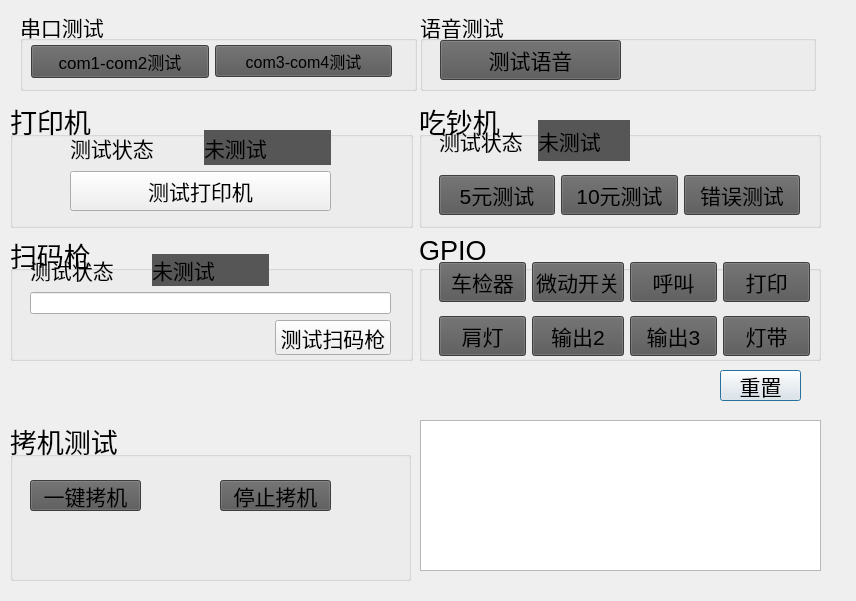
<?xml version="1.0" encoding="UTF-8"?>
<ui version="4.0">
 <class>Dialog</class>
 <widget class="QDialog" name="Dialog">
  <property name="enabled">
   <bool>true</bool>
  </property>
  <property name="geometry">
   <rect>
    <x>0</x>
    <y>0</y>
    <width>856</width>
    <height>601</height>
   </rect>
  </property>
  <property name="windowTitle">
   <string>测试</string>
  </property>
  <widget class="QListView" name="logListView">
   <property name="geometry">
    <rect>
     <x>420</x>
     <y>420</y>
     <width>401</width>
     <height>151</height>
    </rect>
   </property>
   <property name="font">
    <font>
     <pointsize>9</pointsize>
    </font>
   </property>
  </widget>
  <widget class="QPushButton" name="RstBtn">
   <property name="geometry">
    <rect>
     <x>720</x>
     <y>370</y>
     <width>81</width>
     <height>31</height>
    </rect>
   </property>
   <property name="font">
    <font>
     <pointsize>16</pointsize>
    </font>
   </property>
   <property name="text">
    <string>重置</string>
   </property>
  </widget>
  <widget class="QWidget" name="layoutWidget">
   <property name="geometry">
    <rect>
     <x>0</x>
     <y>0</y>
     <width>2</width>
     <height>2</height>
    </rect>
   </property>
   <layout class="QVBoxLayout" name="verticalLayout"/>
  </widget>
  <widget class="QWidget" name="layoutWidget">
   <property name="geometry">
    <rect>
     <x>0</x>
     <y>0</y>
     <width>2</width>
     <height>2</height>
    </rect>
   </property>
   <layout class="QVBoxLayout" name="verticalLayout_2"/>
  </widget>
  <widget class="QGroupBox" name="groupBox_5">
   <property name="geometry">
    <rect>
     <x>20</x>
     <y>10</y>
     <width>397</width>
     <height>81</height>
    </rect>
   </property>
   <property name="font">
    <font>
     <pointsize>16</pointsize>
    </font>
   </property>
   <property name="title">
    <string>串口测试</string>
   </property>
   <widget class="QWidget" name="layoutWidget">
    <property name="geometry">
     <rect>
      <x>11</x>
      <y>26</y>
      <width>361</width>
      <height>51</height>
     </rect>
    </property>
    <layout class="QHBoxLayout" name="horizontalLayout_3">
     <item>
      <widget class="QPushButton" name="serialPort12">
       <property name="font">
        <font>
         <pointsize>13</pointsize>
        </font>
       </property>
       <property name="styleSheet">
        <string notr="true">background-color: rgb(86, 86, 86);</string>
       </property>
       <property name="text">
        <string>com1-com2测试</string>
       </property>
      </widget>
     </item>
     <item>
      <widget class="QPushButton" name="serialPort34">
       <property name="font">
        <font>
         <pointsize>12</pointsize>
        </font>
       </property>
       <property name="styleSheet">
        <string notr="true">background-color: rgb(86, 86, 86);</string>
       </property>
       <property name="text">
        <string>com3-com4测试</string>
       </property>
      </widget>
     </item>
    </layout>
   </widget>
  </widget>
  <widget class="QGroupBox" name="groupBox_6">
   <property name="geometry">
    <rect>
     <x>420</x>
     <y>10</y>
     <width>396</width>
     <height>81</height>
    </rect>
   </property>
   <property name="font">
    <font>
     <pointsize>16</pointsize>
    </font>
   </property>
   <property name="title">
    <string>语音测试</string>
   </property>
   <widget class="QWidget" name="layoutWidget">
    <property name="geometry">
     <rect>
      <x>20</x>
      <y>20</y>
      <width>181</width>
      <height>61</height>
     </rect>
    </property>
    <layout class="QHBoxLayout" name="horizontalLayout_4">
     <item>
      <widget class="QPushButton" name="voiceBtn">
       <property name="font">
        <font>
         <pointsize>16</pointsize>
        </font>
       </property>
       <property name="styleSheet">
        <string notr="true">background-color: rgb(86, 86, 86);</string>
       </property>
       <property name="text">
        <string>测试语音</string>
       </property>
      </widget>
     </item>
    </layout>
   </widget>
  </widget>
  <widget class="QWidget" name="layoutWidget">
   <property name="geometry">
    <rect>
     <x>10</x>
     <y>100</y>
     <width>811</width>
     <height>261</height>
    </rect>
   </property>
   <layout class="QGridLayout" name="gridLayout">
    <item row="0" column="0">
     <widget class="QGroupBox" name="groupBox">
      <property name="font">
       <font>
        <pointsize>20</pointsize>
       </font>
      </property>
      <property name="title">
       <string>打印机</string>
      </property>
      <widget class="QWidget" name="layoutWidget">
       <property name="geometry">
        <rect>
         <x>60</x>
         <y>30</y>
         <width>261</width>
         <height>81</height>
        </rect>
       </property>
       <layout class="QGridLayout" name="gridLayout_4">
        <item row="0" column="0">
         <widget class="QLabel" name="label_6">
          <property name="font">
           <font>
            <pointsize>16</pointsize>
           </font>
          </property>
          <property name="text">
           <string>测试状态</string>
          </property>
         </widget>
        </item>
        <item row="0" column="1">
         <widget class="QLabel" name="PrinterStatus">
          <property name="font">
           <font>
            <pointsize>16</pointsize>
           </font>
          </property>
          <property name="styleSheet">
           <string notr="true">background-color: rgb(86, 86, 86);</string>
          </property>
          <property name="text">
           <string>未测试</string>
          </property>
         </widget>
        </item>
        <item row="1" column="0" colspan="2">
         <widget class="QPushButton" name="PrinterTest">
          <property name="font">
           <font>
            <pointsize>16</pointsize>
           </font>
          </property>
          <property name="text">
           <string>测试打印机</string>
          </property>
         </widget>
        </item>
       </layout>
      </widget>
     </widget>
    </item>
    <item row="0" column="1">
     <widget class="QGroupBox" name="groupBox_2">
      <property name="font">
       <font>
        <pointsize>20</pointsize>
       </font>
      </property>
      <property name="title">
       <string>吃钞机</string>
      </property>
      <widget class="QWidget" name="layoutWidget">
       <property name="geometry">
        <rect>
         <x>20</x>
         <y>20</y>
         <width>191</width>
         <height>41</height>
        </rect>
       </property>
       <layout class="QHBoxLayout" name="horizontalLayout_2">
        <item>
         <widget class="QLabel" name="label_10">
          <property name="font">
           <font>
            <family>Agency FB</family>
            <pointsize>16</pointsize>
           </font>
          </property>
          <property name="text">
           <string>测试状态</string>
          </property>
         </widget>
        </item>
        <item>
         <widget class="QLabel" name="CasherStatus">
          <property name="font">
           <font>
            <family>Agency FB</family>
            <pointsize>16</pointsize>
           </font>
          </property>
          <property name="styleSheet">
           <string notr="true">background-color: rgb(86, 86, 86);</string>
          </property>
          <property name="text">
           <string>未测试</string>
          </property>
         </widget>
        </item>
       </layout>
      </widget>
      <widget class="QWidget" name="layoutWidget">
       <property name="geometry">
        <rect>
         <x>20</x>
         <y>70</y>
         <width>361</width>
         <height>51</height>
        </rect>
       </property>
       <layout class="QHBoxLayout" name="horizontalLayout">
        <item>
         <widget class="QPushButton" name="RMB5Test">
          <property name="font">
           <font>
            <pointsize>16</pointsize>
           </font>
          </property>
          <property name="styleSheet">
           <string notr="true">background-color: rgb(86, 86, 86);</string>
          </property>
          <property name="text">
           <string>5元测试</string>
          </property>
         </widget>
        </item>
        <item>
         <widget class="QPushButton" name="RMB10Test">
          <property name="font">
           <font>
            <pointsize>16</pointsize>
           </font>
          </property>
          <property name="styleSheet">
           <string notr="true">
background-color: rgb(86, 86, 86);</string>
          </property>
          <property name="text">
           <string>10元测试</string>
          </property>
         </widget>
        </item>
        <item>
         <widget class="QPushButton" name="ErrTestBtn">
          <property name="font">
           <font>
            <pointsize>16</pointsize>
           </font>
          </property>
          <property name="styleSheet">
           <string notr="true">background-color: rgb(86, 86, 86);
</string>
          </property>
          <property name="text">
           <string>错误测试</string>
          </property>
         </widget>
        </item>
       </layout>
      </widget>
     </widget>
    </item>
    <item row="1" column="0">
     <widget class="QGroupBox" name="groupBox_3">
      <property name="font">
       <font>
        <pointsize>20</pointsize>
       </font>
      </property>
      <property name="title">
       <string>扫码枪</string>
      </property>
      <widget class="QWidget" name="layoutWidget">
       <property name="geometry">
        <rect>
         <x>20</x>
         <y>20</y>
         <width>361</width>
         <height>101</height>
        </rect>
       </property>
       <layout class="QGridLayout" name="gridLayout_5">
        <item row="2" column="2">
         <widget class="QPushButton" name="ScanTest">
          <property name="font">
           <font>
            <pointsize>16</pointsize>
           </font>
          </property>
          <property name="text">
           <string>测试扫码枪</string>
          </property>
         </widget>
        </item>
        <item row="0" column="0">
         <widget class="QLabel" name="label_8">
          <property name="font">
           <font>
            <pointsize>16</pointsize>
           </font>
          </property>
          <property name="text">
           <string>测试状态</string>
          </property>
         </widget>
        </item>
        <item row="0" column="1">
         <widget class="QLabel" name="Scanstatus">
          <property name="font">
           <font>
            <pointsize>16</pointsize>
           </font>
          </property>
          <property name="styleSheet">
           <string notr="true">background-color: rgb(86, 86, 86);</string>
          </property>
          <property name="text">
           <string>未测试</string>
          </property>
         </widget>
        </item>
        <item row="1" column="0" colspan="3">
         <widget class="QLineEdit" name="SanInfo">
          <property name="font">
           <font>
            <family>Courier New</family>
            <pointsize>8</pointsize>
           </font>
          </property>
          <property name="readOnly">
           <bool>true</bool>
          </property>
         </widget>
        </item>
       </layout>
      </widget>
     </widget>
    </item>
    <item row="1" column="1">
     <widget class="QGroupBox" name="groupBox_4">
      <property name="font">
       <font>
        <pointsize>20</pointsize>
       </font>
      </property>
      <property name="title">
       <string>GPIO</string>
      </property>
      <widget class="QWidget" name="layoutWidget">
       <property name="geometry">
        <rect>
         <x>20</x>
         <y>20</y>
         <width>371</width>
         <height>111</height>
        </rect>
       </property>
       <layout class="QGridLayout" name="gridLayout_2">
        <item row="0" column="0">
         <widget class="QPushButton" name="key1">
          <property name="font">
           <font>
            <pointsize>16</pointsize>
           </font>
          </property>
          <property name="styleSheet">
           <string notr="true">background-color: rgb(86, 86, 86);</string>
          </property>
          <property name="text">
           <string>车检器</string>
          </property>
         </widget>
        </item>
        <item row="0" column="1">
         <widget class="QPushButton" name="key2">
          <property name="font">
           <font>
            <pointsize>16</pointsize>
           </font>
          </property>
          <property name="styleSheet">
           <string notr="true">background-color: rgb(86, 86, 86);</string>
          </property>
          <property name="text">
           <string>微动开关</string>
          </property>
         </widget>
        </item>
        <item row="0" column="2">
         <widget class="QPushButton" name="key3">
          <property name="font">
           <font>
            <pointsize>16</pointsize>
           </font>
          </property>
          <property name="styleSheet">
           <string notr="true">background-color: rgb(86, 86, 86);</string>
          </property>
          <property name="text">
           <string>呼叫</string>
          </property>
         </widget>
        </item>
        <item row="0" column="3">
         <widget class="QPushButton" name="key4">
          <property name="font">
           <font>
            <pointsize>16</pointsize>
           </font>
          </property>
          <property name="styleSheet">
           <string notr="true">background-color: rgb(86, 86, 86);</string>
          </property>
          <property name="text">
           <string>打印</string>
          </property>
         </widget>
        </item>
        <item row="1" column="0">
         <widget class="QPushButton" name="out1">
          <property name="font">
           <font>
            <pointsize>16</pointsize>
           </font>
          </property>
          <property name="styleSheet">
           <string notr="true">background-color: rgb(86, 86, 86);</string>
          </property>
          <property name="text">
           <string>肩灯</string>
          </property>
         </widget>
        </item>
        <item row="1" column="1">
         <widget class="QPushButton" name="out2">
          <property name="font">
           <font>
            <pointsize>16</pointsize>
           </font>
          </property>
          <property name="styleSheet">
           <string notr="true">background-color: rgb(86, 86, 86);</string>
          </property>
          <property name="text">
           <string>输出2</string>
          </property>
         </widget>
        </item>
        <item row="1" column="2">
         <widget class="QPushButton" name="out3">
          <property name="font">
           <font>
            <pointsize>16</pointsize>
           </font>
          </property>
          <property name="styleSheet">
           <string notr="true">background-color: rgb(86, 86, 86);</string>
          </property>
          <property name="text">
           <string>输出3</string>
          </property>
         </widget>
        </item>
        <item row="1" column="3">
         <widget class="QPushButton" name="out4">
          <property name="font">
           <font>
            <pointsize>16</pointsize>
           </font>
          </property>
          <property name="styleSheet">
           <string notr="true">background-color: rgb(86, 86, 86);</string>
          </property>
          <property name="text">
           <string>灯带</string>
          </property>
         </widget>
        </item>
       </layout>
      </widget>
     </widget>
    </item>
   </layout>
  </widget>
  <widget class="QGroupBox" name="groupBox_7">
   <property name="geometry">
    <rect>
     <x>10</x>
     <y>420</y>
     <width>401</width>
     <height>161</height>
    </rect>
   </property>
   <property name="font">
    <font>
     <pointsize>20</pointsize>
    </font>
   </property>
   <property name="title">
    <string>拷机测试</string>
   </property>
   <widget class="QPushButton" name="QuickMC">
    <property name="geometry">
     <rect>
      <x>20</x>
      <y>60</y>
      <width>111</width>
      <height>31</height>
     </rect>
    </property>
    <property name="font">
     <font>
      <pointsize>16</pointsize>
     </font>
    </property>
    <property name="styleSheet">
     <string notr="true">background-color: rgb(86, 86, 86);</string>
    </property>
    <property name="text">
     <string>一键拷机</string>
    </property>
   </widget>
   <widget class="QPushButton" name="stopMC">
    <property name="geometry">
     <rect>
      <x>210</x>
      <y>60</y>
      <width>111</width>
      <height>31</height>
     </rect>
    </property>
    <property name="font">
     <font>
      <pointsize>16</pointsize>
     </font>
    </property>
    <property name="styleSheet">
     <string notr="true">background-color: rgb(86, 86, 86);</string>
    </property>
    <property name="text">
     <string>停止拷机</string>
    </property>
   </widget>
  </widget>
 </widget>
 <resources/>
 <connections/>
</ui>
